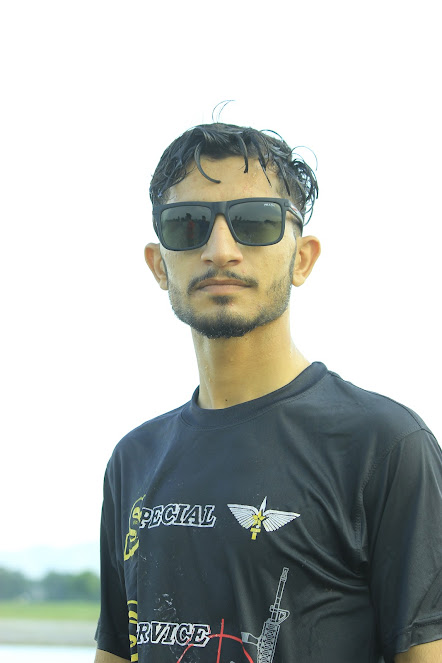
#> input picture AI/1ST Prictice/images/me.JPG, 442 x 663 px, found by its file name
$ python basic_fun.py
#> lines starting #> are read from the running program, lines starting #| are printed output that depends on the picture; after the words box and inside, x2 and y2 are one past the last pixel; in counts of white or black regions, pixels touching at a corner belong together
import cv2 as cv

img = cv.imread('images/me.jpg')
#> img is the input picture: shape (663, 442, 3); mean B, G, R 183.2, 185.9, 181.3
cv.imshow('Me', img)

# gray = cv.cvtColor(img,cv.COLOR_BGR2GRAY)
# cv.imshow('Gray', gray)

#Blur
blur = cv.GaussianBlur(img,(5,5),cv.BORDER_DEFAULT)
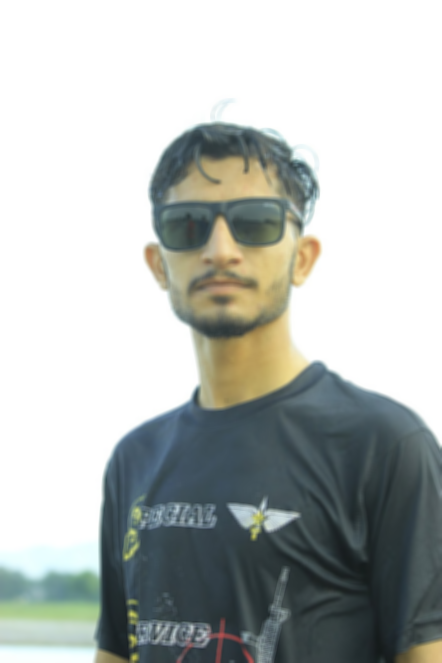
#> blur: shape (663, 442, 3); mean B, G, R 183.2, 185.9, 181.3
cv.imshow("Blur",blur)

# #Canny Edges
canny = cv.Canny(img,125,125)
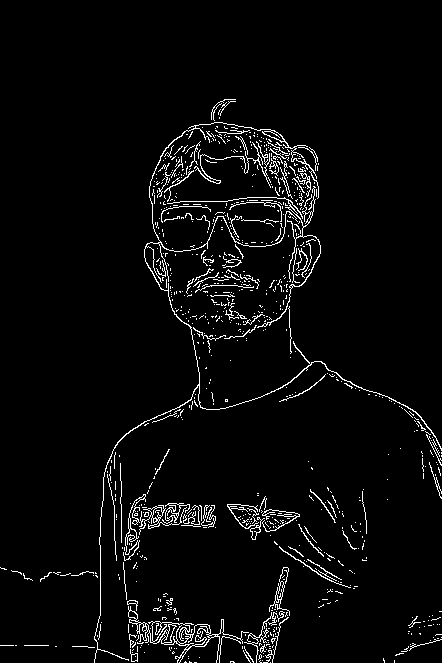
#> canny: shape (663, 442); 3.8% white in thin lines or dots, all inside (x1, y1, x2, y2) = (0, 99, 442, 663)
cv.imshow('Canny edges',canny)

#resizing
# resized = cv.resize(img,(500,500),interpolation=cv.INTER_CUBIC)
# cv.imshow('Resized', resized)

cv.waitKey(0)
